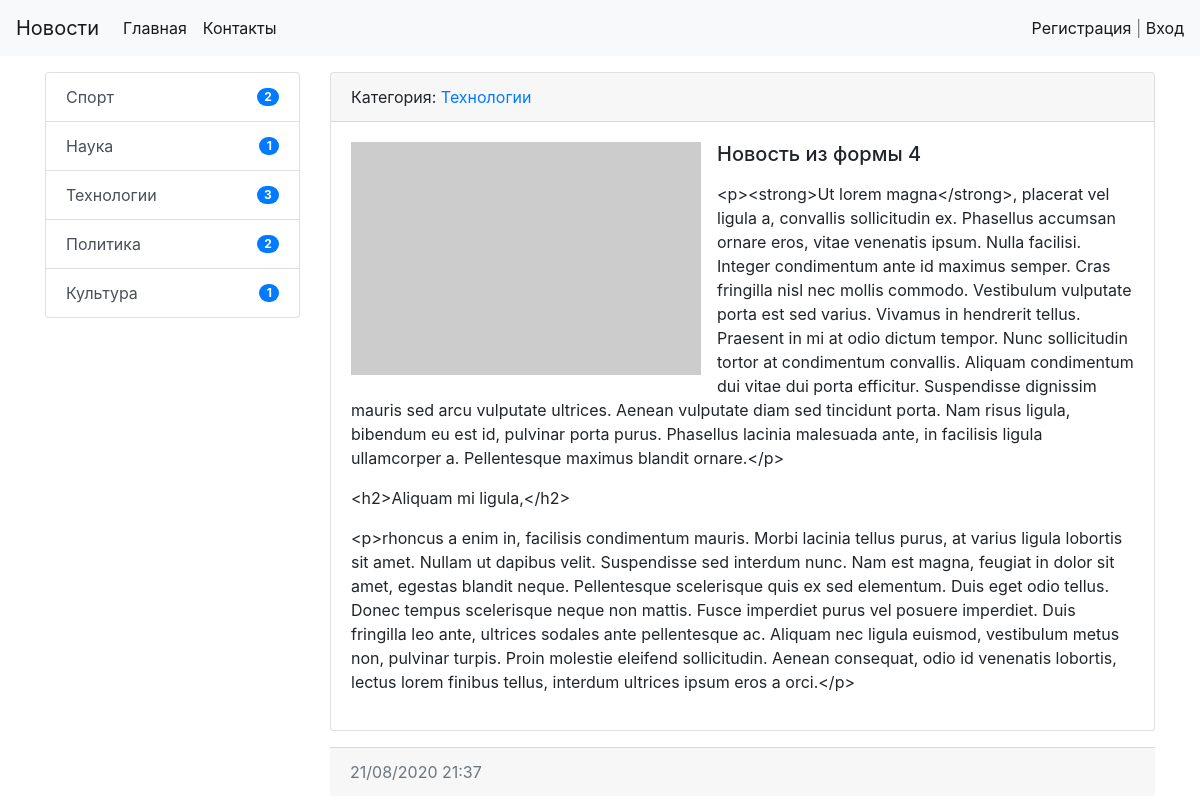
Screenshot of /news/9/ with the database file from the repository.
### news/models.py (models this page shows, shortened)
class Category(models.Model):
    title = models.CharField(max_length=128, db_index=True, verbose_name='Наименование')
    def get_absolute_url(self):
        return reverse('category', kwargs={"category_id": self.pk})
    def __str__(self): # за счет этого видим отображение названий категорий на странице, а не category_1, etc..
        return self.title
    class Meta:
        verbose_name = 'Категория'
        verbose_name_plural = 'Категории'
        ordering = ['title']

class News(models.Model):
    title = models.CharField(max_length=128, verbose_name='Наименование')
    content = models.TextField(blank=True, verbose_name='Содержимое')
    create_at = models.DateTimeField(auto_now_add=True, verbose_name='Дата публикации')
    update_at = models.DateTimeField(auto_now=True, verbose_name='Дата обновления')
    photo = models.ImageField(upload_to='photos/%Y/%m/%d/', verbose_name='Фото', blank=True)
    is_published = models.BooleanField(default=True, verbose_name='Опубликовано')
    category = models.ForeignKey('Category', on_delete=models.PROTECT, verbose_name='Категория', null=True)
    views = models.IntegerField(default=0)
    class Meta:
        verbose_name = 'Новость'
        verbose_name_plural = 'Новости'
        ordering = ['-create_at']

### news/views.py (the view)
# urls.py: path('news/<int:pk>/', ViewNews.as_view(), name='view_news'),
class ViewNews(DetailView):
    model = News
    context_object_name = 'news_item'

### news/templatetags/news_tags.py (called while the page is built)
@register.inclusion_tag('news/list_categories.html')
def show_categories():
    categories = Category.objects.annotate(cnt=Count('news', filter=F('news__is_published'))).filter(cnt__gt=0) # если в рубрике нет новостей, то она не выводится в списке рубрик
    return {'categories': categories}

### news/templates/news/news_detail.html (shortened to what this page needs)
{% extends 'base.html' %}
{% block sidebar %}
  {% include 'inc/_sidebar.html' %}
{% endblock %}
{% block content %}
<div class="card mb-3">
    <div class="card-header">
      Категория: <a href="{{ news_item.category.get_absolute_url }}"> {{ news_item.category }}</a>
    </div>
    <div class="card-body">
        {% if item.photo %}
          <img src="{{ news_item.photo.url }}" alt="" width="350px" class="float-left mr-3">
        {% else %}
          <img src="https://picsum.photos/id/0/350/233/?blur=2" alt="" class="float-left mr-3">
        {% endif %}
          <h5 class="card-title">{{ news_item.title }}</h5>
          <p class="card-text">{{ news_item.content|linebreaks|safe }}</p>
    </div>
</div>
  <div class="card-footer text-muted">
    {{ news_item.create_at|date:"d/m/Y H:i"}}
  </div>
</div>
{% endblock %}

### news/templates/news/list_categories.html
<div class="list-group">
    {% for item in categories %}
        <a href="{{ item.get_absolute_url }}" class="list-group-item d-flex list-group-item-action justify-content-between align-items-center">{{ item.title }}
            <span class="badge badge-primary badge-pill">{{ item.cnt }}</span> </a>
    {% endfor %}
</div>

### rows the page displays
Category: title "Спорт", cnt "2"
Category: title "Наука", cnt "1"
Category: title "Технологии", cnt "3"
Category: title "Политика", cnt "2"
Category: title "Культура", cnt "1"
News: category "Технологии", title "Новость из формы 4", content "<p><strong>Ut lorem magna</strong>, placerat vel ligula a, convallis sollicitudin ex. Phasellus accumsan ornare eros, vitae venenatis ipsum. Nulla facilisi. Integer condimentum ante id maximus semper. Cras fringilla nisl nec mollis commodo. Vestibulum vulputate porta est sed varius. Vivamus in hendrerit tellus. Praesent in mi at odio dictum tempor. Nunc sollicitudin tortor at condimentum convallis. Aliquam condimentum dui vitae dui porta efficitur. Suspendisse dignissim mauris sed arcu vulputate ultrices. Aenean vulputate diam sed tincidunt porta. Nam risus ligula, bibendum eu est id, pulvinar porta purus. Phasellus lacinia malesuada ante, in facilisis ligula ullamcorper a. Pellentesque…", create_at "21/08/2020 21:37"
